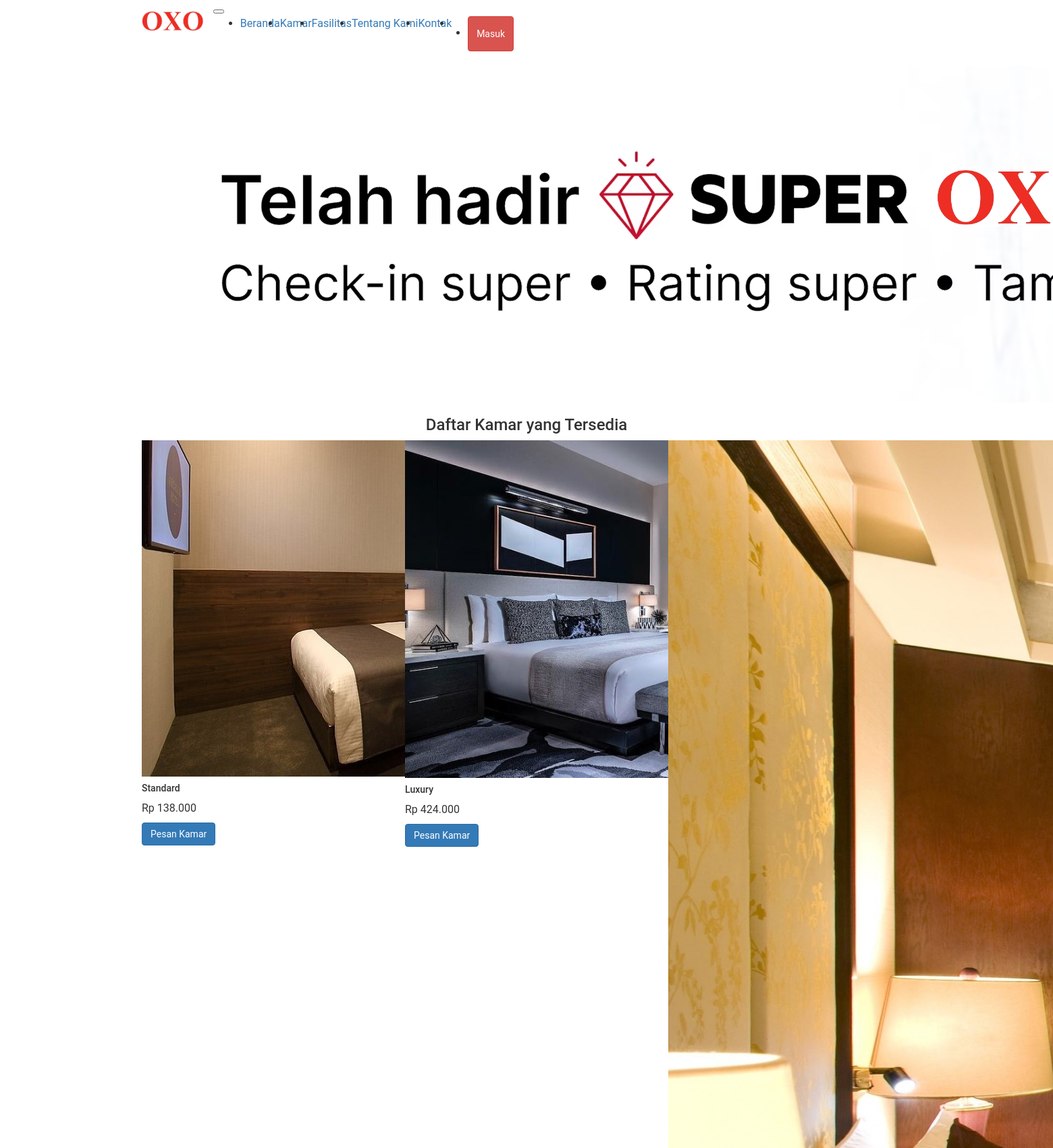
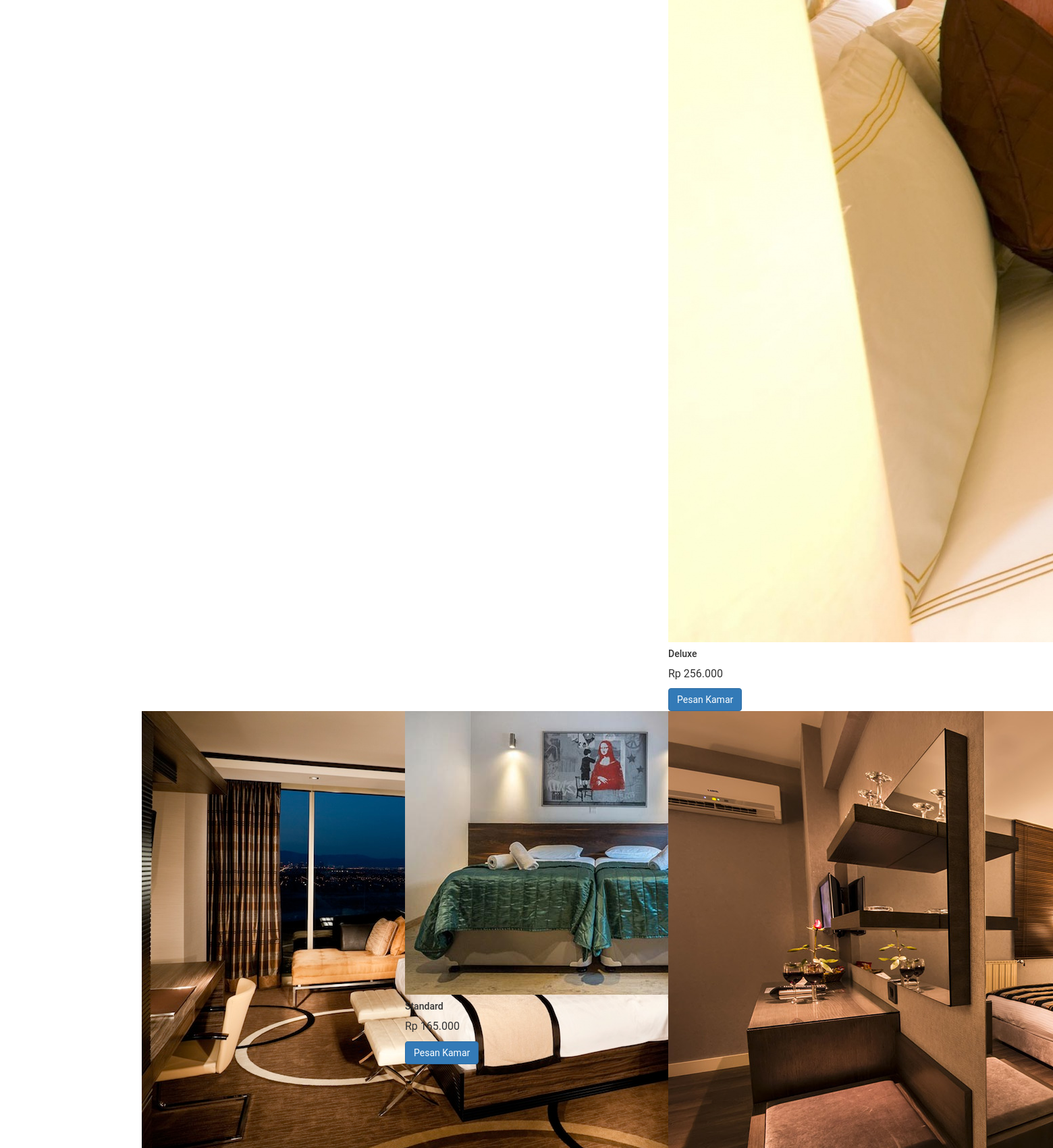
/user (upper part), run on the app's committed database (2 pictures, top to bottom).
### tables this page shows
CREATE TABLE `kamar` (
  `id_kamar` int(11) NOT NULL,
  `no_kamar` varchar(25) NOT NULL,
  `tipe_kamar` varchar(25) NOT NULL,
  `harga` int(11) NOT NULL,
  `image` varchar(255) NOT NULL,
  `status` varchar(25) NOT NULL
);

### user/index.php (the view, shortened to what this page needs)
<?php
include '../config.php';
$query = "SELECT * FROM kamar WHERE status = 'Tersedia'";
$result = mysqli_query($conn, $query);
$isLoggedIn = isset($_SESSION['id_users']);
?>
<!DOCTYPE html>
<html lang="en">
<head>
  <link rel="stylesheet" href="css/bootstrap.min.css" />
  <link rel="stylesheet" href="https://cdnjs.cloudflare.com/ajax/libs/font-awesome/4.7.0/css/font-awesome.min.css" />
</head>
<body>
  <nav class="navbar fixed-top navbar-expand-lg navbar-dark p-md-3">
    <div class="container">
      <a class="navbar-brand" href="#">
        <img src="../user/img/logo2.png" alt="Nama Aplikasi Anda" height="30" />
      </a>
      <button class="navbar-toggler" type="button" data-bs-toggle="collapse" data-bs-target="#navbarNav" aria-controls="navbarNav" aria-expanded="false" aria-label="Toggle navigation">
      </button>
      <div class="collapse navbar-collapse" id="navbarNav">
        <ul class="navbar-nav">
          <li class="nav-item">
            <a class="nav-link text-white" href="#beranda">Beranda</a>
          </li>
          <li class="nav-item">
            <a class="nav-link text-white" href="#kamar">Kamar</a>
          </li>
          <li class="nav-item">
            <a class="nav-link text-white" href="#fasilitas">Fasilitas</a>
          </li>
          <li class="nav-item">
            <a class="nav-link text-white" href="#tentangkami">Tentang Kami</a>
          </li>
          <li class="nav-item">
            <a class="nav-link text-white" href="#kontak">Kontak</a>
          </li>
          <li class="nav-item">&nbsp;&nbsp;&nbsp;&nbsp;&nbsp;&nbsp;</li>
          <li class="nav-item">
            <?php if ($isLoggedIn) : ?>
              <a class="btn btn-danger" href="logout.php">Hai, <?= strtoupper($user['username']); ?> (Logout)</a>
            <?php else : ?>
              <a class="btn btn-danger" href="../login/index.php">Masuk</a>
            <?php endif; ?>
          </li>
        </ul>
      </div>
    </div>
  </nav>
  <div id="kamar">
    <div class="container my-5 d-grid gap-5">
      <div class="p-1 border">
        <img src="img/promo.png" alt="Promo" class="img-fluid" />
      </div>
    </div>
    <div class="container mt-5">
      <h3 class="text-center">Daftar Kamar yang Tersedia</h3>
      <div class="row mt-4">
        <?php while ($row = mysqli_fetch_assoc($result)) { ?>
          <div class="col-md-4">
            <div class="card mb-4">
              <div class="ratio ratio-16x9">
                <img src="img/<?= $row['image'] ?>" class="card-img-top" alt="Room Image" />
              </div>
              <div class="card-body">
                <h5 class="card-title"><?= $row['tipe_kamar'] ?></h5>
                <p class="card-text">Rp <?= number_format($row['harga'], 0, ',', '.'); ?></p>
                <a href="<?= $isLoggedIn ? 'pesan_kamar.php?id_kamar=' . $row['id_kamar'] : '../login/index.php'; ?>" class="btn btn-primary">Pesan Kamar</a>
              </div>
            </div>
          </div>
        <?php } ?>
      </div>
    </div>
  </div>
</body>
</html>

### user/index.php (style rules this page uses)
body { font-family: "Roboto", sans-serif; font-size: 16px; color: #333; }

### data on the page
kamar: image (picture), tipe_kamar "Standard", harga "138.000"
kamar: tipe_kamar "Luxury", harga "424.000"
kamar: image (picture), tipe_kamar "Deluxe", harga "256.000"
kamar: image (picture), tipe_kamar "Standard", harga "165.000"
kamar: image (picture)
